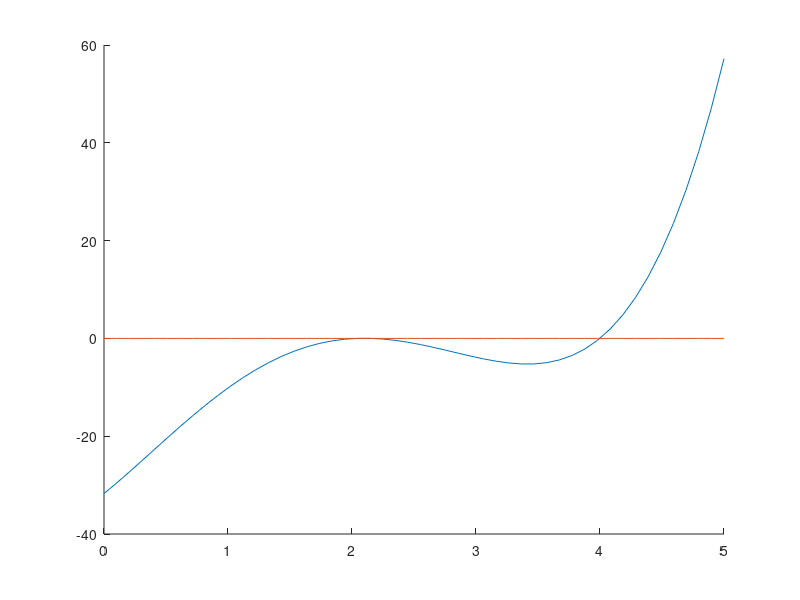

This chart was generated by the following MATLAB code:
%Programa Prova 1 execicio 2 de MN
%Nome Victor yukio Cavalcanti Miki 
%Matricula: 180068229
%Prof: Poliana
%Data: 11/03/2022

## limpar variaveis
clc;
clear all;
close all;

## Plotar função:

x = linspace(0, 5, 50);
F = x .^4 - 6.4*x .^3 + 6.45*x .^2 + 20.538*x - 31.725;
## Função para criar uma linha no x=0
Z = 0*x;

hold on

## # Segundo metodo
## fh = @(x) x^4 - 6.4*x^3 + 6.45*x^2 + 20.538*x - 31.725;
## fplot (fh, [0, 5]);

plot(x, F);
plot(x, Z);

hold off

## >>>>> RESPOSTA:
## Observando o grafica vemos que a MAIOR raiz fica
## RESPOSTA DA QUESTÂO: no intervalo de [4,5].

## Metodo da secante

## anonymous function (corrigir warnning)
Fun = @(x) x^4 - 6.4*x^3 + 6.45*x^2 + 20.538*x - 31.725;

## Erro de aproximação e 4 pois e o intervalo inicial escolhido da maior raiz da letra a).
Err=1e-4;
imax=50; ## numero maximo de iterações

## intervalo inicial e final escolhido pois,
## estão APOS a maior raiz, assim garantimos encontrar a maior raiz.
a=0;
b=5;

## Iterações
fprintf('iter    |     Fb      |     Fa     |      xi      |      a      |      b       |      tol  \n');

for i=1: imax
  
  ## Sequencia recursiva:
  Fb=feval(Fun, b);
  Fa=feval(Fun, a);
  
  xi = b-Fb*(a-b)/(Fa-Fb);
  
  tol = abs((xi-b)/b);
  
  fprintf(' %3i    | %10.6f  | %10.6f |  %10.6f  | %10.6f  |  %10.6f  |  %10.6f \n', i, Fb, Fa, xi, a, b, tol);
  
  ## Verificar erro
  if abs((xi-b)/b)<Err
    xz=xi;
    break
  endif
  
  xz = xi;
  
  a=b;
  b=xi;
endfor

fprintf('\n\nSolução pelo metodo secante = %6f\n', xz)
fprintf(', obtida em %i interações\n\n', i)

## Metodo da posicão falsa

## anonymous function (corrigir warnning)
Fun = @(x) x^4 - 6.4*x^3 + 6.45*x^2 + 20.538*x - 31.725;

## Erro de aproximação e 4 pois e o intervalo inicial escolhido da maior raiz da letra a).
tol=1e-4;
imax=50; ## numero maximo de iterações

## intervalo inicial e final escolhido pois,
## estão APOS a maior raiz, assim garantimos encontrar a maior raiz.
a=0;
b=5;

Fa = Fun(a);
Fb = Fun(b);

if Fa*Fb>0
  disp('Erro: Não ha raiz no intervalo')
  else
  disp('iter          a              b              (xNS)             F(xNS)              Tol')
  
for i=1:imax
  
  xNS=(a*Fb-b*Fa)/(Fb-Fa); %Calcula o ponto onde a reta cruza o eixo x
  
  tol_i=(b-a)/2; %Avalia função no ponto medio
  F_xNS=Fun(xNS);
  fprintf('%3i    %11.6f    %11.6f      %11.6f        %11.6f       %11.6f', i, a, b, xNS, F_xNS, tol_i)
  fprintf('\n')
  
  % Estabelecer criterio de parada com base na tolerancia estipulada
  if tol_i<tol
    break
   endif
    
% if i == imax
%   fprintf('Solução não encontrada com %i iterações', imax)
%   break
% endfi

  if Fun(a)*F_xNS<0
    b=xNS;
  else
    a=xNS; 
    endif
    
endfor

fprintf('\n\nSolução pelo metodo posição falsa = %6f\n', xNS)
fprintf(', obtida em %i interações\n', i)

endif  